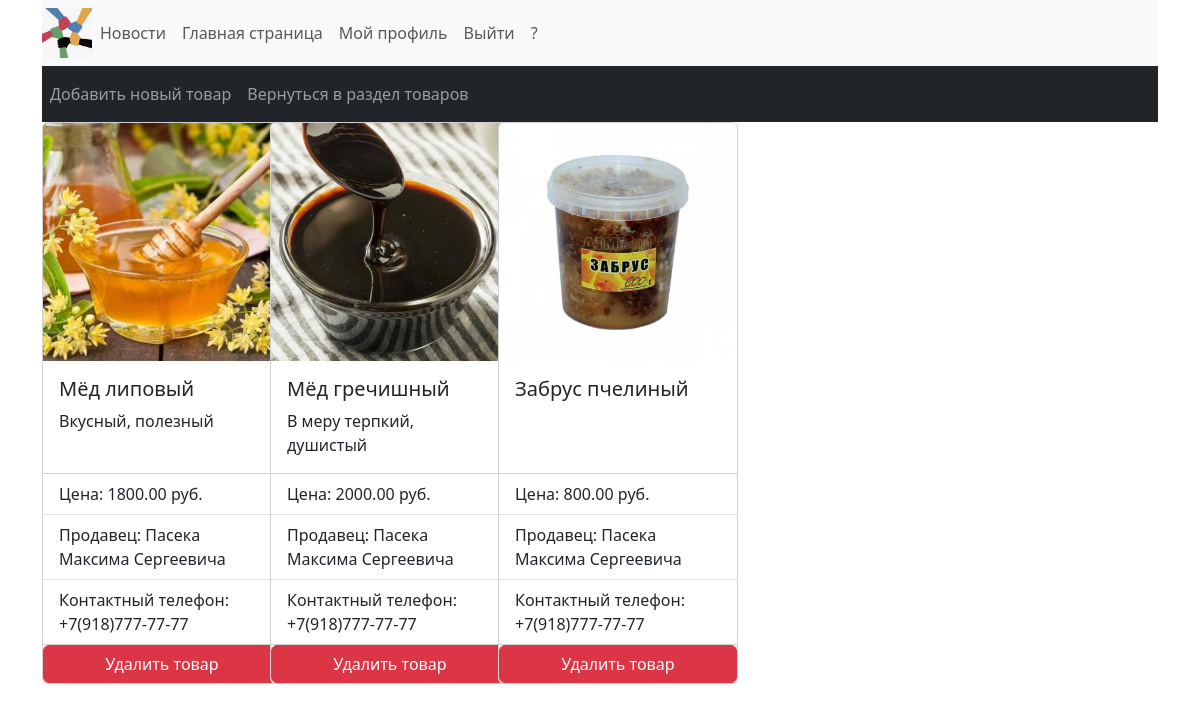
The page /JKH_site/my_products/ (signed in) on the database its author committed.
### JKH_site/models.py (models this page shows, shortened)
class Product(models.Model):
    user = models.ForeignKey(User, on_delete=models.CASCADE, related_name='products', )
    product_category = models.ForeignKey(Category, related_name='products', on_delete=models.CASCADE,
                                         verbose_name='Выберите категорию')
    product_name = models.CharField(max_length=200, blank=False, unique=False)
    product_image = models.ImageField(default='static/media/products/default_image.jpg',
                                      upload_to='static/media/products')
    product_info = models.TextField(blank=True)
    product_price = models.DecimalField(max_digits=20, decimal_places=2)
    date_of_offering = models.DateTimeField(auto_now_add=True)

class Profile(models.Model):
    user = models.OneToOneField(User, on_delete=models.CASCADE)
    company_name = models.CharField(max_length=100, blank=True)
    company_info = models.TextField(blank=True)
    photo = models.ImageField(default='static/media/photos/default_photo.jpg', upload_to='static/media/photos')
    address = models.TextField(blank=True)
    phone_number = models.CharField(max_length=25, blank=True)

### JKH_site/views.py (the view)
# urls.py: path('my_products/', my_products, name='my_products'),
@login_required
def my_products(request):
    products = Product.objects.filter(user=request.user)
    context = {'products': products}
    return render(request, 'JKH_site/my_products.html', context)

### JKH_site/templates/JKH_site/my_products.html (shortened to what this page needs)
{% extends "JKH_site/base.html" %}
{% load static %}
{% block content %}
 <nav class="navbar navbar-expand-sm navbar-dark bg-dark">
     <div class="collapse navbar-collapse" id="navbarNav">
         <ul class="navbar-nav">
             <a class="nav-link" href="{% url 'JKH_site:product_adding' %}">Добавить новый товар</a>
             <a class="nav-link" href="{% url 'JKH_site:trades' %}">Вернуться в раздел товаров</a>
         </ul>
     </div>
 </nav>
<div class="row row-cols-1 row-cols-md-5">
    {% for i in products %}
        <div class="col">
            <div class="card h-100" style="width: 15rem;">
                <img src="{{ i.product_image.url }}" class="card-img-top" alt="Фото товара">
                    <div class="card-body">
                        <h5 class="card-title">{{i.product_name}}</h5>
                        <p class="card-text">{{i.product_info}}</p>
                    </div>
                    <ul class="list-group list-group-flush">
                        <li class="list-group-item">Цена: {{i.product_price}} руб.</li>
                        <li class="list-group-item">Продавец: {{i.user.profile.company_name}}</li>
                        <li class="list-group-item">Контактный телефон: {{i.user.profile.phone_number}}</li>
                    </ul>
                    <button type="button" class="btn btn-danger" data-bs-toggle="modal" data-bs-target="#deleteModal{{i.id}}">
                        Удалить товар
                    </button>
            </div>
        </div>
    {% endfor %}
</div>
{% endblock content %}

### rows shown on the page
Product: product_image (picture), product_name "Мёд липовый", product_info "Вкусный, полезный", product_price "1800.00", user.profile.company_name "Пасека Максима Сергеевича", user.profile.phone_number "+7(918)777-77-77"
Product: product_image (picture), product_name "Мёд гречишный", product_info "В меру терпкий, душистый", product_price "2000.00", user.profile.company_name "Пасека Максима Сергеевича", user.profile.phone_number "+7(918)777-77-77"
Product: product_image (picture), product_name "Забрус пчелиный", product_price "800.00", user.profile.company_name "Пасека Максима Сергеевича", user.profile.phone_number "+7(918)777-77-77"
